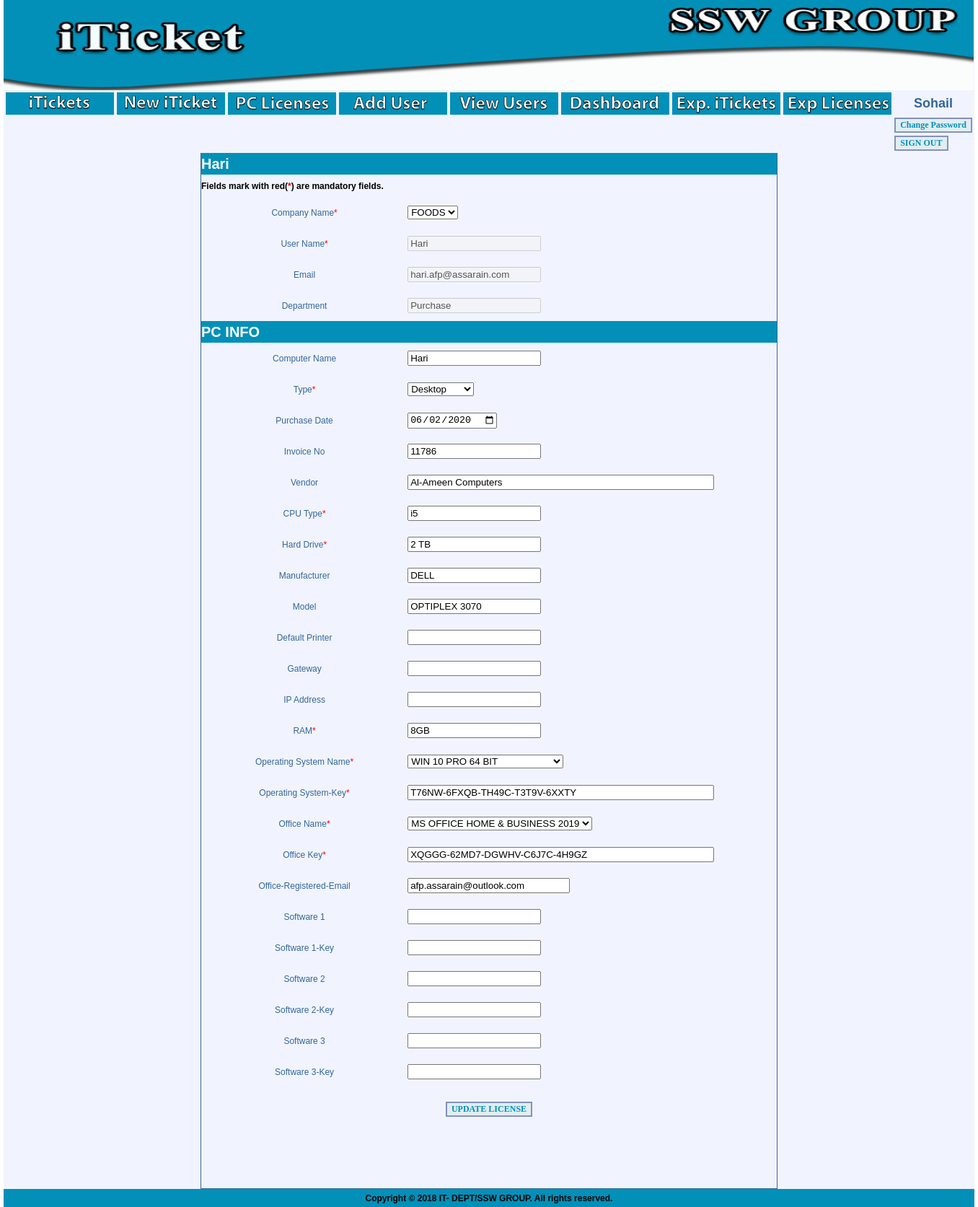
The page /addlicense.php?assetid=577 (signed in) on the database its author committed.
### tables this page shows
CREATE TABLE IF NOT EXISTS `userinfo` (
  `Assetid` int(11) NOT NULL AUTO_INCREMENT,
  `CompanyName` varchar(100) DEFAULT NULL,
  `Dept` varchar(18) DEFAULT NULL,
  `Email` varchar(45) DEFAULT NULL,
  `Username` varchar(50) DEFAULT NULL,
  PRIMARY KEY (`Assetid`)
);

CREATE TABLE IF NOT EXISTS `pclicenses` (
  `Assetid` int(3) NOT NULL,
  `ComputerName` varchar(23) DEFAULT NULL,
  `Type` varchar(20) NOT NULL,
  `CPU_Type` varchar(44) DEFAULT NULL,
  `HardDrive` varchar(18) DEFAULT NULL,
  `Manufacturer` varchar(43) DEFAULT NULL,
  `Model` varchar(65) DEFAULT NULL,
  `DefaultPrinter` varchar(123) DEFAULT NULL,
  `gateway` varchar(15) DEFAULT NULL,
  `ipaddress` varchar(15) DEFAULT NULL,
  `RAM` varchar(14) DEFAULT NULL,
  `osname` varchar(65) DEFAULT NULL,
  `previousos` varchar(30) DEFAULT NULL,
  `oskey` varchar(37) DEFAULT NULL,
  `officename` varchar(44) DEFAULT NULL,
  `officekey` varchar(35) DEFAULT NULL,
  `soft1` varchar(35) DEFAULT NULL,
  `soft1key` varchar(40) DEFAULT NULL,
  `soft2` varchar(47) DEFAULT NULL,
  `soft2key` varchar(48) DEFAULT NULL,
  `soft3` varchar(32) DEFAULT NULL,
  `soft3key` varchar(29) DEFAULT NULL,
  `purchase_date` date DEFAULT NULL,
  `invoice_no` int(100) DEFAULT NULL,
  `vendor` varchar(200) NOT NULL,
  `offemail` varchar(100) NOT NULL,
  PRIMARY KEY (`Assetid`)
);

### templates_c/%%5A^5AD^5ADC8FF0%%addlicense.html.php (the view, shortened to what the rows shown need)
<!DOCTYPE html PUBLIC "-//W3C//DTD XHTML 1.0 Transitional//EN" "http://www.w3.org/TR/xhtml1/DTD/xhtml1-transitional.dtd">
<html xmlns="http://www.w3.org/1999/xhtml">
<head>
<link href="style.css" rel="stylesheet" type="text/css" />
</head>
<body>
<table width="1345"  align="center" cellpadding="0" cellspacing="0"  bgcolor="F1F4FE" >
  <tr>
    <td height="75" colspan="2">
    <img src="images/header.gif" width="1345" height="125" />
    </td>
    </tr>
            <tr>
           		<td>
                	<table>
                    	<tr>
           <td><a href="mainpage.php"><img src="images/itickets.gif" width="150" style="cursor:pointer"/></a></td>
           <td><a href="newiticket.php"><img src="images/new-iticket.gif" width="150" style="cursor:pointer"/></a></td>
           <td><a href="pclicenses.php"><img src="images/pclicenses.gif" width="150" style="cursor:pointer" /></a></td>
                    <td><a href="adduser.php"><img src="images/adduser.gif" width="150" style="cursor:pointer" /></a></td>
           <td><a href="viewusers.php"><img src="images/viewusers.gif" width="150" style="cursor:pointer" /></a></td>
           <td><a href="dashboard.php"><img src="images/dashboard.gif" width="150" style="cursor:pointer" /></a></td>
           <td width="100"><a href="export_iTicket.php"><img src="images/exp_iTickets.gif" width="150" style="cursor:pointer" /></a></td>
           <td width="100"><a href="export_licenses.php"><img src="images/exp-licenses.gif" width="150" style="cursor:pointer" /></a></td>
           <td width="100" id="normal_text"><strong><font size=+1><?php echo $this->_tpl_vars['display_name']; ?>
</font></strong></td>
            </tr>
           <tr>
                   <td width="100">&nbsp;</td>
          		<td width="100">&nbsp;</td>
          	 	<td width="100">&nbsp;</td>
           		 <td width="100">&nbsp;</td>
           		<td width="100">&nbsp;</td>
                 <td width="100">&nbsp;</td>
           		<td width="100">&nbsp;</td>
                <td width="100">&nbsp;</td>
                <td width="75"><a href="changepass.php" style="cursor:pointer"><input type="button" class="button" value="Change Password"/></a></td>
            </tr>
            <tr>
            		<td width="100">&nbsp;</td>
                 <td width="100">&nbsp;</td>
           		<td width="100">&nbsp;</td>
                <td width="100">&nbsp;</td>
                 <td width="100">&nbsp;</td>
           		<td width="100">&nbsp;</td>
                <td width="100">&nbsp;</td>
                 <td width="100">&nbsp;</td>
                    <td width="100">
       					 <a href="index.php?val=o"><input type="button" value="SIGN OUT" name="out" id="out" class="button" style="cursor:pointer"/></a>
       				 </td>
            </tr>
             </table>
             </td>
           </tr>
  <tr>
    <td width="1345" bgcolor="F1F4FE"><form id="addlicense" method="post" name="addlicense" onsubmit="return validate()" action="addlicense.php" >
      <table width="800" height="373" border="0" cellpadding="0" cellspacing="0" align="center" class="tbl" >
        <tr>
          <td height="30" colspan="2" bgcolor="#0390B8" id="heading"><?php if ($this->_tpl_vars['assetid']):  echo $this->_tpl_vars['username'];  else: ?>Add New User<?php endif; ?></td>
        </tr>
        <tr>
        	<td height="31" colspan="2">
            <strong>Fields mark with red(<span class="red">*</span>) are mandatory fields.</strong>
            </td>
        </tr>
        <tr>
          <td width="251" height="43" id="normal_text">Company Name<span class="red">*</span></td>
          <td width="449">
          						<select name="company">
                                <option><?php echo $this->_tpl_vars['companyname']; ?>
</option>
								</select>
          </td>
        </tr>
               <tr>
          <td width="251" height="43"  id="normal_text">User Name<span class="red">*</span></td>
          <td width="449">
          <input type="text" name="username" value="<?php echo $this->_tpl_vars['username']; ?>
" disabled="disabled" />
          </td>
        </tr>
        <tr>
          <td width="251" height="43"  id="normal_text">Email</td>
          <td width="449">
			<input type="text" name="email" value="<?php echo $this->_tpl_vars['email']; ?>
" disabled="disabled"/>
          </td>
        </tr>
         <tr>
          <td width="251" height="43"  id="normal_text">Department</td>
          <td width="449"><input type="text" name="dept" value="<?php echo $this->_tpl_vars['dept']; ?>
" disabled="disabled" /></td>
          </tr>
           <tr>
          <td height="30" colspan="2" bgcolor="#0390B8" id="heading">PC INFO</td>
          </tr>
           <tr>
          <td width="251" height="43"  id="normal_text">Computer Name</td>
          <td width="449"><input type="text" name="computername" value="<?php echo $this->_tpl_vars['computername']; ?>
"  /></td>
          </tr>
                   <tr>
          <td width="251" height="43"  id="normal_text">Type<span class="red">*</span></td>
          <td width="449">
          <select name="type">
          <option value="desktop" <?php if ($this->_tpl_vars['type'] == 'desktop'): ?> selected="selected"<?php endif; ?>>Desktop</option>
          </select>
          </td>
          </tr>
           <tr>
          <td width="251" height="43"  id="normal_text">Purchase Date</td>
          <td width="195"><input type="date" name="purchase_date" id="purchase_date" value="<?php echo $this->_tpl_vars['purchase_date']; ?>
" /></td>
          </tr>
                     <tr>
          <td width="251" height="43"  id="normal_text">Invoice No</td>
          <td width="195"><input type="text" name="invoice_no" id="invoice_no" value="<?php echo $this->_tpl_vars['invoice_no']; ?>
" /></td>
          </tr>
           <tr>
          <td width="251" height="43"  id="normal_text">Vendor</td>
          <td width="300"><input type="text" name="vendor" id="vendor" value="<?php echo $this->_tpl_vars['vendor']; ?>
" size="50" /></td>
          </tr>
                   <tr>
          <td width="251" height="43"  id="normal_text">CPU Type<span class="red">*</span></td>
          <td width="449"><input type="text" name="cpu_type" value="<?php echo $this->_tpl_vars['cpu_type']; ?>
"  /></td>
          </tr>
                   <tr>
          <td width="251" height="43"  id="normal_text">Hard Drive<span class="red">*</span></td>
          <td width="449"><input type="text" name="harddrive" value="<?php echo $this->_tpl_vars['harddrive']; ?>
"  /></td>
          </tr>
                   <tr>
          <td width="251" height="43"  id="normal_text">Manufacturer</td>
          <td width="449"><input type="text" name="manufacturer" value="<?php echo $this->_tpl_vars['manufacturer']; ?>
"  /></td>
          </tr>
                   <tr>
          <td width="251" height="43"  id="normal_text">Model</td>
          <td width="449"><input type="text" name="model" value="<?php echo $this->_tpl_vars['model']; ?>
"  /></td>
          </tr>
                   <tr>
          <td width="251" height="43"  id="normal_text">Default Printer</td>
          <td width="449"><input type="text" name="default_printer" value="<?php echo $this->_tpl_vars['default_printer']; ?>
"  /></td>
          </tr>
                   <tr>
          <td width="251" height="43"  id="normal_text">Gateway</td>
          <td width="449"><input type="text" name="gateway" value="<?php echo $this->_tpl_vars['gateway']; ?>
"  /></td>
          </tr>
                   <tr>
          <td width="251" height="43"  id="normal_text">IP Address</td>
          <td width="449"><input type="text" name="ipaddress" value="<?php echo $this->_tpl_vars['ipaddress']; ?>
"  /></td>
          </tr>
                   <tr>
          <td width="251" height="43"  id="normal_text">RAM<span class="red">*</span></td>
          <td width="449"><input type="text" name="ram" value="<?php echo $this->_tpl_vars['ram']; ?>
"  /></td>
          </tr>
                   <tr>
          <td width="251" height="43"  id="normal_text">Operating System Name<span class="red">*</span></td>
          <td width="449">
          <select name="osname">
          <option value="WIN 10 PRO 64 BIT"<?php if ($this->_tpl_vars['osname'] == 'WIN 10 PRO 64 BIT'): ?> selected="selected"<?php endif; ?>>WIN 10 PRO 64 BIT</option>
          </select>
          </td>
          </tr>
                   <tr>
          <td width="251" height="43"  id="normal_text">Operating System-Key<span class="red">*</span></td>
          <td width="449"><input type="text" name="oskey" value="<?php echo $this->_tpl_vars['oskey']; ?>
" size="50"  /></td>
          </tr>
                   <tr>
          <td width="251" height="43"  id="normal_text">Office Name<span class="red">*</span></td>
          <td width="449">
                    <select name="officename">
             <option value="MS OFFICE HOME & BUSINESS 2019" <?php if ($this->_tpl_vars['officename'] == 'MS OFFICE HOME & BUSINESS 2019'): ?> selected="selected"<?php endif; ?>>MS OFFICE HOME & BUSINESS 2019</option>
          </select>
          </td>
          </tr>
                   <tr>
          <td width="251" height="43"  id="normal_text">Office Key<span class="red">*</span></td>
          <td width="449"><input type="text" name="officekey" value="<?php echo $this->_tpl_vars['officekey']; ?>
" size="50"  /></td>
          </tr>
          <tr>
          <td width="251" height="43"  id="normal_text">Office-Registered-Email</td>
          <td width="449"><input type="text" name="offemail" value="<?php echo $this->_tpl_vars['offemail']; ?>
" size="25"  /></td>
          </tr>
                   <tr>
          <td width="251" height="43"  id="normal_text">Software 1</td>
          <td width="449"><input type="text" name="sof1" value="<?php echo $this->_tpl_vars['sof1']; ?>
" /></td>
          </tr>
                   <tr>
          <td width="251" height="43"  id="normal_text">Software 1-Key</td>
          <td width="449"><input type="text" name="soft1key" value="<?php echo $this->_tpl_vars['soft1key']; ?>
"  /></td>
          </tr>
                   <tr>
          <td width="251" height="43"  id="normal_text">Software 2</td>
          <td width="449"><input type="text" name="soft2" value="<?php echo $this->_tpl_vars['soft2']; ?>
" /></td>
          </tr>
                   <tr>
          <td width="251" height="43"  id="normal_text">Software 2-Key</td>
          <td width="449"><input type="text" name="soft2key" value="<?php echo $this->_tpl_vars['soft2key']; ?>
"  /></td>
          </tr>
                   <tr>
          <td width="251" height="43"  id="normal_text">Software 3</td>
          <td width="449"><input type="text" name="soft3" value="<?php echo $this->_tpl_vars['soft3']; ?>
"  /></td>
          </tr>
                   <tr>
          <td width="251" height="43"  id="normal_text">Software 3-Key</td>
          <td width="449"><input type="text" name="soft3key" value="<?php echo $this->_tpl_vars['soft3key']; ?>
"  /></td>
          </tr>
        <tr>
          <td colspan="2" height="60"  align="center"><input type="submit" value="<?php if ($this->_tpl_vars['username']): ?>UPDATE<?php else: ?>ADD<?php endif; ?> LICENSE" class="button" style="cursor:pointer" /></td>
        </tr>
        <tr>
          <td colspan="2" height="80" align="center" class="red"><?php echo $this->_tpl_vars['display']; ?>
</td>
        </tr>
      </table>
    </form></td>
  </tr>
    <th colspan="3" bgcolor="#0390B8" height="25">Copyright © 2018 IT- DEPT/SSW GROUP. All rights reserved.</th>
</table>
</body>
</html>

### rows shown on the page
userinfo: Username "Hari", company "FOODS", username "Hari", email "hari.afp@assarain.com", dept "Purchase", computername "Hari", purchase_date "06/02/2020", invoice_no "11786", vendor "Al-Ameen Computers", cpu_type "i5", harddrive "2 TB", manufacturer "DELL", model "OPTIPLEX 3070", ram "8GB", oskey "T76NW-6FXQB-TH49C-T3T9V-6XXTY", officekey "XQGGG-62MD7-DGWHV-C6J7C-4H9GZ", offemail "afp.assarain@outlook.com", Username "UPDATE LICENSE"
pclicenses: type "Desktop", osname "WIN 10 PRO 64 BIT", officename "MS OFFICE HOME & BUSINESS 2019"

### other values the page prints
$this->_tpl_vars['display_name'] "Sohail"
